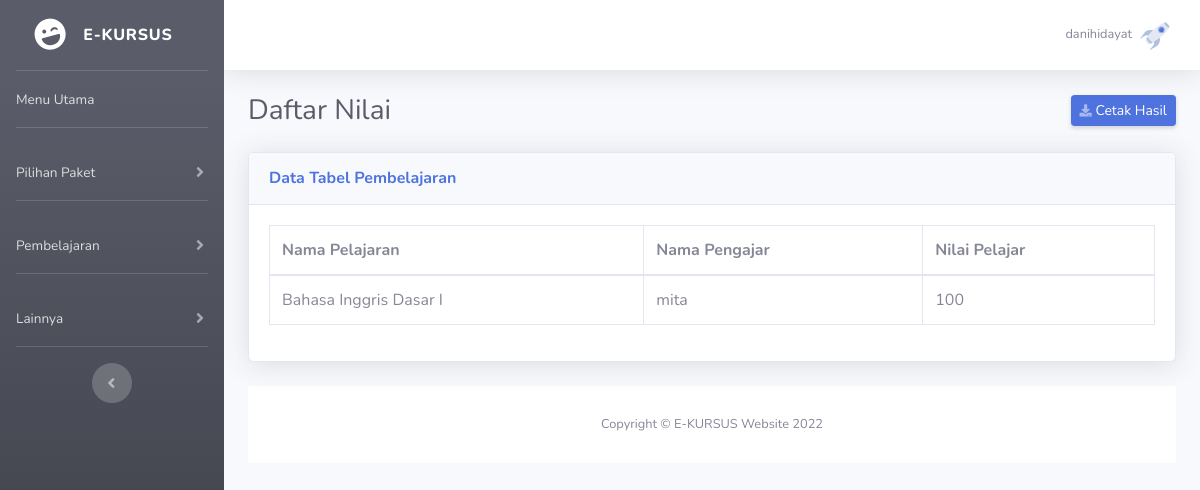
Page /projekan/on-user/daftar_nilai.php (signed in) on the committed database.
### tables this page shows
CREATE TABLE `data_user` (
  `username` VARCHAR(25) NOT NULL,
  `foto_profil` VARCHAR(50) DEFAULT 'undraw_rocket.svg',
  `bukti_pembayaran` VARCHAR(50) DEFAULT NULL,
  `jenis_kelamin` VARCHAR(25) DEFAULT NULL,
  `nomor_telepon` VARCHAR(25) DEFAULT NULL,
  `valid` VARCHAR(1) DEFAULT 'f',
  `masa_aktif` DATE DEFAULT NULL,
  `paket` INT(11) DEFAULT NULL
);

CREATE TABLE `data_nilai` (
  `username` VARCHAR(25) DEFAULT NULL,
  `kode_mata_pelajaran` INT(11) DEFAULT NULL,
  `nama_mata_pelajaran` VARCHAR(50) DEFAULT NULL,
  `nilai` VARCHAR(3) DEFAULT NULL,
  `kode_pengajar` INT(11) NOT NULL,
  `nama_pengajar` VARCHAR(30) NOT NULL
);

### projekan/on-user/daftar_nilai.php (the view, shortened to what this page needs)
<?php
    include '../config.php';
    $sql_valid = "SELECT valid FROM data_user WHERE username = ? ";
    $check_log = $con->prepare($sql_valid);
    $check_log->bind_param('s',$_SESSION['nama']);
    $check_log->execute();
    $check_log->store_result();
    $check_log->bind_result($valid);
    $row = array();
    if ($check_log->fetch()) {
        $row = array('valid'=>$valid);
    }
    $sql_user = "SELECT foto_profil, jenis_kelamin, nomor_telepon, masa_aktif FROM data_user WHERE username = ?";
    $check_user = $con->prepare($sql_user);
    $check_user->bind_param('s', $_SESSION['nama']);
    $check_user->execute();
    $check_user->store_result();
    $check_user->bind_result($foto_profil, $jenis_kelamin, $nomor_telepon, $masa_aktif);
?>
<!DOCTYPE html>
<html lang="en">
<head>
    <link href="../assets/vendor/fontawesome-free/css/all.min.css" rel="stylesheet" type="text/css">
    <link href="../assets/css/sb-admin-2.min.css" rel="stylesheet">
</head>
<body id="page-top">
    <div id="wrapper">
        <ul class="navbar-nav bg-gradient-dark sidebar sidebar-dark accordion" id="accordionSidebar">
            <a class="sidebar-brand d-flex align-items-center justify-content-center" href="index.php">
                <div class="sidebar-brand-icon rotate-n-15">
                    <i class="fas fa-laugh-wink"></i>
                </div>
                <div class="sidebar-brand-text mx-3">E-KURSUS</div>
            </a>
            <hr class="sidebar-divider my-0">
            <li class="nav-item">
                <a class="nav-link" href="index.php">
                    <span>Menu Utama</span></a>
            </li>
            <hr class="sidebar-divider">
            <li class="nav-item">
                <a class="nav-link collapsed" href="#" data-toggle="collapse" data-target="#collapseTwo" aria-expanded="true" aria-controls="collapseTwo">
                    <span>Pilihan Paket</span>
                </a>
            </li>
            <hr class="sidebar-divider">
            <?php if ($row['valid'] == 'f' || $row['valid'] == 'i') { ?>
            <li class="nav-item disabled">
                <a class="nav-link collapsed disabled" href="#" data-toggle="collapse" data-target="#collapseUtilities"
                    aria-expanded="true" aria-controls="collapseUtilities">
                    <span> Pembelajaran </span>
                </a>
            </li>
            <?php } ?>
            <hr class="sidebar-divider">
            <li class="nav-item">
                <a class="nav-link collapsed" href="#" data-toggle="collapse" data-target="#collapsePages" aria-expanded="true" aria-controls="collapsePages">
                    <span>Lainnya</span>
                </a>
            </li>
            <hr class="sidebar-divider d-none d-md-block">
            <div class="text-center d-none d-md-inline">
                <button class="rounded-circle border-0" id="sidebarToggle"></button>
            </div>
        </ul>
        <div id="content-wrapper" class="d-flex flex-column">
            <div id="content">
                <nav class="navbar navbar-expand navbar-light bg-white topbar mb-4 static-top shadow">
                    <ul class="navbar-nav ml-auto">
                        <li class="nav-item dropdown no-arrow">
                            <a class="nav-link dropdown-toggle" href="#" id="userDropdown" role="button"
                                data-toggle="dropdown" aria-haspopup="true" aria-expanded="false">
                                <span class="mr-2 d-none d-lg-inline text-gray-600 small"><?php echo $_SESSION['nama']; ?></span>
                                <img class="img-profile rounded-circle" src="img/fotoprofil/<?php echo $foto_profil; ?>">
                            </a>
                        </li>
                    </ul>
                </nav>
                <div class="container-fluid">
                    <div class="d-sm-flex align-items-center justify-content-between mb-4">
                        <h1 class="h3 mb-0 text-gray-800"> Daftar Nilai </h1>
                        <a href="#" class="d-none d-sm-inline-block btn btn-sm btn-primary shadow-sm" onclick="print()"><i class="fas fa-download fa-sm text-white-50"></i> Cetak Hasil </a>
                    </div>
            <?php
                $sql_pelajar = "SELECT * FROM data_nilai WHERE username = ?";
                $check_pelajar = $con->prepare($sql_pelajar);
                $check_pelajar->bind_param('s', $_SESSION['nama']);
                $check_pelajar->execute();
                $check_pelajar->store_result();
                $check_pelajar->bind_result($username_pelajar, $kode_pelajaran, $nama_pelajaran, $nilai, $kode_pengajar, $nama_pengajar);
            ?>
                <div class="card shadow mb-4">
                    <div class="card-header py-3">
                        <h6 class="m-0 font-weight-bold text-primary">Data Tabel Pembelajaran</h6>
                    </div>
                    <div class="card-body">
                        <div class="table-responsive">
                            <table class="table table-bordered" id="dataTable" width="100%" cellspacing="0">
                                <thead>
                                    <tr>
                                        <th> Nama Pelajaran </th>
                                        <th> Nama Pengajar </th>
                                        <th> Nilai Pelajar </th>
                                    </tr>
                                </thead>
                                <tbody>
                                <?php while ($check_pelajar->fetch() != NULL) { ?>
                                    <tr>
                                        <td><?= $nama_pelajaran; ?></td>
                                        <td><?= $nama_pengajar; ?></td>
                                        <td><?= $nilai; ?></td>
                                    </tr>
                                <?php } ?>
                                </tbody>
                            </table>
                        </div>
                    </div>
                </div>
            <footer class="sticky-footer bg-white">
                <div class="container my-auto">
                    <div class="copyright text-center my-auto">
                        <span>Copyright &copy; E-KURSUS Website 2022</span>
                    </div>
                </div>
            </footer>
        </div>
    </div>
</body>
</html>

### rows in the picture
data_user: foto_profil (picture)
data_nilai: nama_mata_pelajaran "Bahasa Inggris Dasar I", nama_pengajar "mita", nilai "100"

### other values in the picture
$_SESSION['nama'] "danihidayat"
